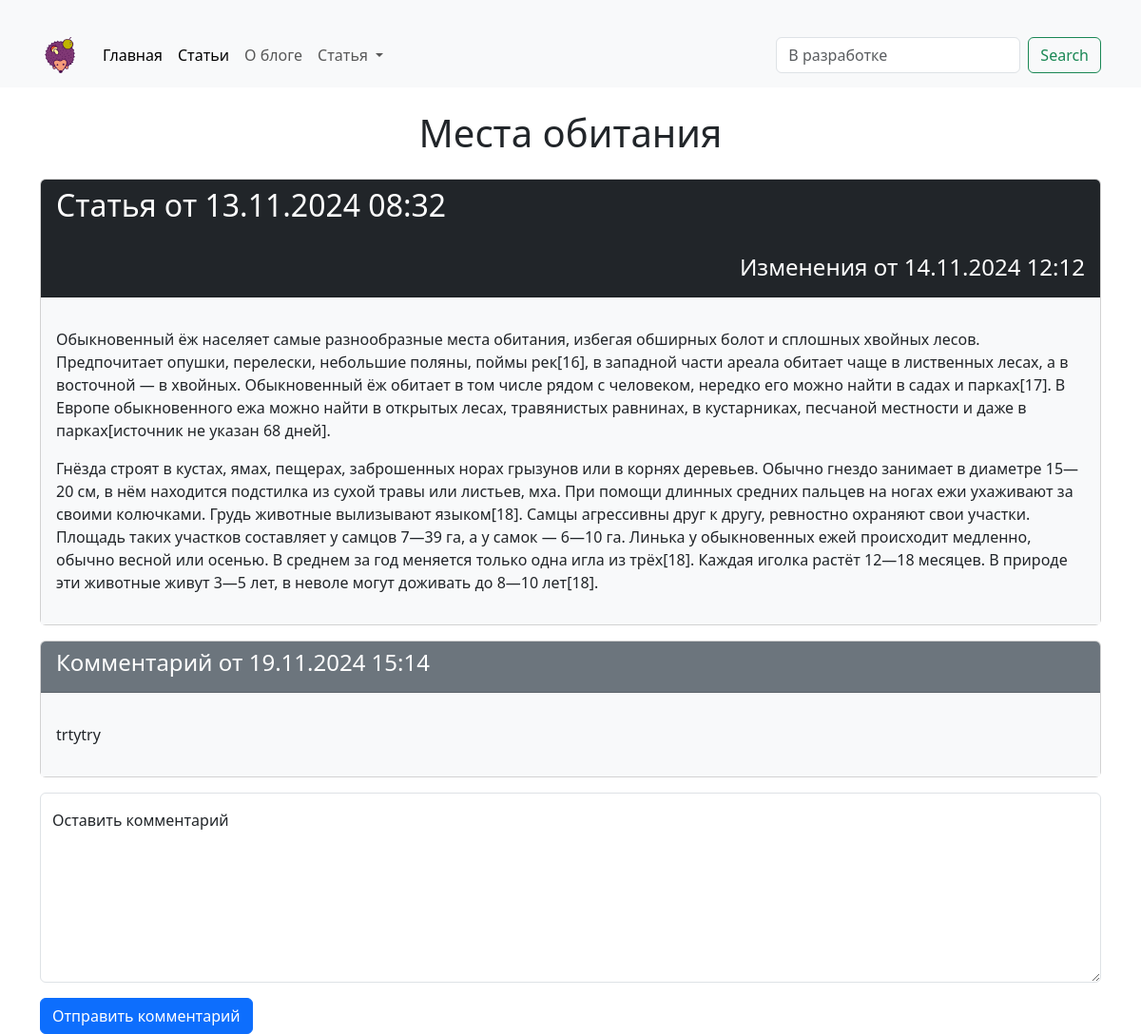
/articles/8/, run on the app's committed database.
### hexlet_django_blog/article/models.py (models this page shows, shortened)
class Article(models.Model):
    name = models.CharField(max_length=100)  # название статьи
    body = models.TextField()  # тело статьи
    created_at = models.DateTimeField(auto_now_add=True)
    updated_at = models.DateTimeField(auto_now=True)

class Comment(models.Model):
    body = models.TextField()
    article = models.ForeignKey(
        Article, on_delete=models.CASCADE, related_name="comments"
    )
    created_at = models.DateTimeField(auto_now_add=True)
    class Meta:
        ordering = ["created_at"]

### hexlet_django_blog/article/views.py (the view)
class ArticleInfo(View):
    def get(self, request, *args, **kwargs):
        article = get_object_or_404(Article, id=kwargs["article_id"])
        comments = article.comments.filter()
        form = ArticleCommentForm()
        return render(
            request,
            "articles/info.html",
            context={
                "article": article,
                "comments": comments,
                "form": form,
            },
        )

### hexlet_django_blog/article/forms.py
class ArticleCommentForm(forms.ModelForm):
    class Meta:
        model = Comment
        fields = ['body']

### hexlet_django_blog/templates/articles/info.html (shortened to what this page needs)
{% extends "base.html" %}
{% block header %}{{ article.name }}{% endblock %}
{% block content %}
<div class="card mb-3">
  <div class="card-header bg-dark text-white">
    <h2> Статья от {{ article.created_at|date:"d.m.Y H:i" }}</h2>
    <br>
    <h4 class="text-end">Изменения от {{ article.updated_at|date:"d.m.Y H:i" }}</h4>
  </div>
  <div class="card-body bg-light">
    <p class="">{{ article.body|linebreaks }}</p>
  </div>
</div>
{% for comment in comments %}
<div class="card mb-3">
  <div class="card-header bg-secondary text-white">
    <h4> Комментарий от {{ comment.created_at|date:"d.m.Y H:i" }}</h4>
  </div>
  <div class="card-body bg-light">
    <p class="">{{ comment.body|linebreaks }}</p>
  </div>
</div>
{% empty %}
    <div>
        <p>К этой статье еще нет комментариев.</p>
    </div>
{% endfor %}
{% include "articles/comment.html" %}
{% endblock %}

### data on the page
Article: name "Места обитания", created_at "13.11.2024 08:32", updated_at "14.11.2024 12:12", body "Обыкновенный ёж населяет самые разнообразные места обитания, избегая обширных болот и сплошных хвойных лесов. Предпочитает опушки, перелески, небольшие поляны, поймы рек[16], в западной части ареала обитает чаще в лиственных лесах, а в восточной — в хвойных. Обыкновенный ёж обитает в том числе рядом с человеком, нередко его можно найти в садах и парках[17]. В Европе обыкновенного ежа можно найти в открытых лесах, травянистых равнинах, в кустарниках, песчаной местности и даже в парках[источник не указан 68 дней]. Гнёзда строят в кустах, ямах, пещерах, заброшенных норах грызунов или в корнях деревьев. Обычно гнездо занимает в диаметре 15—20 см, в нём находится подстилка из сухой травы или…"
Comment: created_at "19.11.2024 15:14", body "trtytry"
